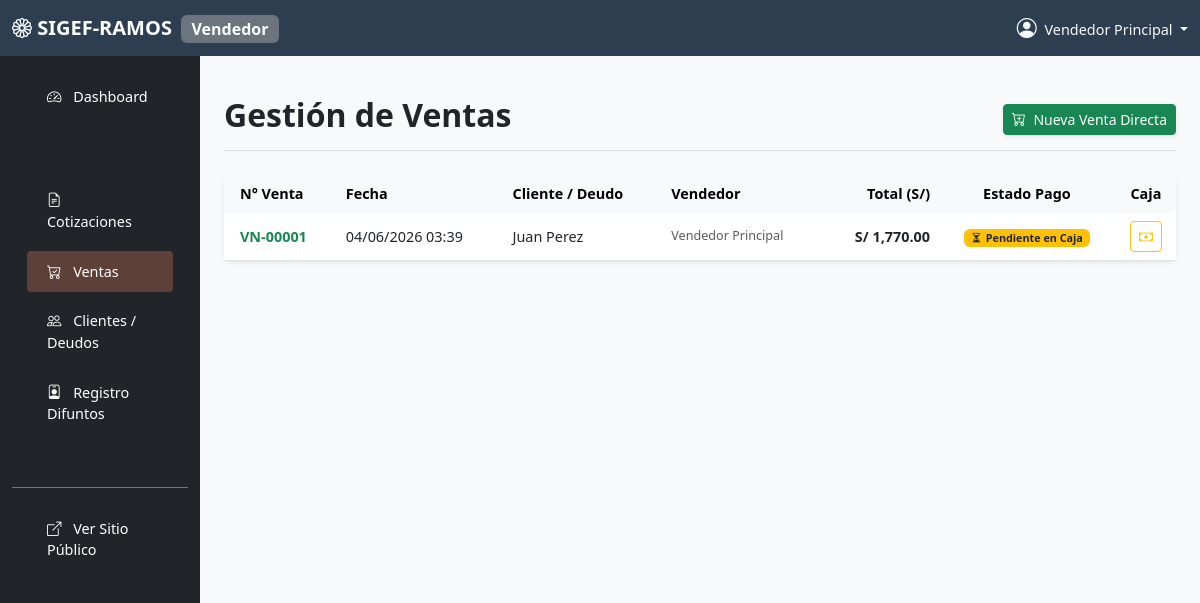
/?controller=Admin&action=ventas (signed in), run on the app's committed database.
### tables this page shows
CREATE TABLE ventas (
    id INT AUTO_INCREMENT PRIMARY KEY,
    id_cotizacion INT NULL,
    id_cliente INT NOT NULL,
    id_vendedor INT NOT NULL,
    fecha DATETIME DEFAULT CURRENT_TIMESTAMP,
    subtotal DECIMAL(10,2) NOT NULL,
    igv DECIMAL(10,2) NOT NULL,
    total DECIMAL(10,2) NOT NULL,
    estado ENUM('pendiente', 'pagada', 'anulada') DEFAULT 'pendiente',
    FOREIGN KEY (id_cotizacion) REFERENCES cotizaciones(id) ON DELETE SET NULL,
    FOREIGN KEY (id_cliente) REFERENCES clientes(id) ON DELETE RESTRICT,
    FOREIGN KEY (id_vendedor) REFERENCES usuarios(id) ON DELETE RESTRICT
);

CREATE TABLE clientes (
    id INT AUTO_INCREMENT PRIMARY KEY,
    tipo_documento ENUM('DNI', 'CE', 'PASAPORTE', 'RUC') DEFAULT 'DNI',
    num_documento VARCHAR(20) NOT NULL UNIQUE,
    nombre VARCHAR(100) NOT NULL,
    apellidos VARCHAR(100),
    telefono VARCHAR(20),
    email VARCHAR(100),
    direccion TEXT,
    fecha_registro DATETIME DEFAULT CURRENT_TIMESTAMP
);

CREATE TABLE usuarios (
    id INT AUTO_INCREMENT PRIMARY KEY,
    id_rol INT NOT NULL,
    id_sede INT NOT NULL,
    nombre VARCHAR(100) NOT NULL,
    email VARCHAR(100) NOT NULL UNIQUE,
    password VARCHAR(255) NOT NULL,
    estado ENUM('activo', 'inactivo') DEFAULT 'activo',
    FOREIGN KEY (id_rol) REFERENCES roles(id) ON DELETE RESTRICT,
    FOREIGN KEY (id_sede) REFERENCES sedes(id) ON DELETE RESTRICT
);

### controllers/AdminController.php (called while the page is built, shortened)
<?php
class AdminController extends BaseController
{
    public function ventas()
    {
        require_once 'models/Sale.php';
        $saleModel = new Sale();
        $ventas = $saleModel->getAllVentas();
        $this->render('admin/vendedor/ventas', ['title' => 'Gestión de Ventas', 'ventas' => $ventas], 'admin');
    }
}
?>

### models/Sale.php (called while the page is built, shortened)
<?php
require_once 'config/config.php';
class Sale {
    private $conn;
    public function __construct() {
        global $conn;
        $this->conn = $conn;
    }
    public function getAllVentas() {
        $query = "SELECT v.*, c.nombre as cliente_nom, c.apellidos as cliente_ape, u.nombre as vendedor_nom
                  FROM ventas v
                  JOIN clientes c ON v.id_cliente = c.id
                  JOIN usuarios u ON v.id_vendedor = u.id
                  ORDER BY v.fecha DESC";
        $stmt = $this->conn->prepare($query);
        $stmt->execute();
        return $stmt->fetchAll(PDO::FETCH_ASSOC);
    }
}
?>

### views/admin/vendedor/ventas.php (the view, shortened to what this page needs)
<?php
require_once 'models/Catalog.php';
require_once 'models/Sale.php';
?>
<div class="d-flex justify-content-between flex-wrap flex-md-nowrap align-items-center pt-3 pb-2 mb-4 border-bottom">
    <h1 class="h2 fw-bold text-dark">Gestión de Ventas</h1>
    <div class="btn-toolbar mb-2 mb-md-0">
        <button type="button" class="btn btn-sm btn-success shadow-sm" data-bs-toggle="modal" data-bs-target="#modalNuevaVentaDirecta">
            <i class="bi bi-cart-plus me-1"></i> Nueva Venta Directa
        </button>
    </div>
</div>
<div class="card shadow-sm border-0 mb-4">
    <div class="card-body p-0">
        <div class="table-responsive">
            <table class="table table-hover align-middle mb-0">
                <thead class="table-light">
                    <tr>
                        <th class="ps-3 border-0">N° Venta</th>
                        <th class="border-0">Fecha</th>
                        <th class="border-0">Cliente / Deudo</th>
                        <th class="border-0">Vendedor</th>
                        <th class="border-0 text-end">Total (S/)</th>
                        <th class="border-0 text-center">Estado Pago</th>
                        <th class="border-0 text-center rounded-end">Caja</th>
                    </tr>
                </thead>
                <tbody>
                    <?php if (empty($ventas)): ?>
                        <tr><td colspan="7" class="text-center py-4">No hay ventas registradas.</td></tr>
                    <?php else: ?>
                        <?php foreach ($ventas as $v): ?>
                        <tr>
                            <td class="ps-3 fw-bold text-success">VN-<?= str_pad($v['id'], 5, '0', STR_PAD_LEFT) ?></td>
                            <td><?= date('d/m/Y H:i', strtotime($v['fecha'])) ?></td>
                            <td><?= htmlspecialchars($v['cliente_nom'] . ' ' . $v['cliente_ape']) ?></td>
                            <td class="small text-muted"><?= htmlspecialchars($v['vendedor_nom']) ?></td>
                            <td class="text-end fw-bold">S/ <?= number_format($v['total'], 2) ?></td>
                            <td class="text-center">
                                <?php if($v['estado'] == 'pendiente'): ?>
                                    <span class="badge bg-warning text-dark"><i class="bi bi-hourglass-split me-1"></i>Pendiente en Caja</span>
                                <?php elseif($v['estado'] == 'pagada'): ?>
                                    <span class="badge bg-success"><i class="bi bi-check-circle me-1"></i>Pagada</span>
                                <?php else: ?>
                                    <span class="badge bg-danger"><i class="bi bi-x-circle me-1"></i>Anulada</span>
                                <?php endif; ?>
                            </td>
                            <td class="text-center">
                                <?php if($v['estado'] == 'pendiente'): ?>
                                    <a class="btn btn-sm btn-outline-warning" title="Pendiente de cobro en Cajero"><i class="bi bi-cash"></i></a>
                                <?php else: ?>
                                    <button class="btn btn-sm btn-outline-secondary" title="Ver Comprobante"><i class="bi bi-receipt"></i></button>
                                <?php endif; ?>
                            </td>
                        </tr>
                        <?php endforeach; ?>
                    <?php endif; ?>
                </tbody>
            </table>
        </div>
    </div>
</div>

### assets/css/style.css (style rules this page uses)
:root { --primary-color: #5d4037; --secondary-color: #8d6e63; }
body { font-family: 'Segoe UI', Tahoma, Geneva, Verdana, sans-serif; background-color: #f8f9fa; display: flex; flex-direction: column; }

### views/layouts/admin.php (style rules this page uses)
body { font-size: 0.9rem; }

### data on the page
ventas: id "00001", fecha "04/06/2026 03:39", id_cliente.apellidos "Juan Perez", id_vendedor.nombre "Vendedor Principal", total "1,770.00", estado "pendiente" (drawn)

### other printed values
$_SESSION['user_role_name'] "Vendedor"
$_SESSION['user_name'] "Vendedor Principal"
